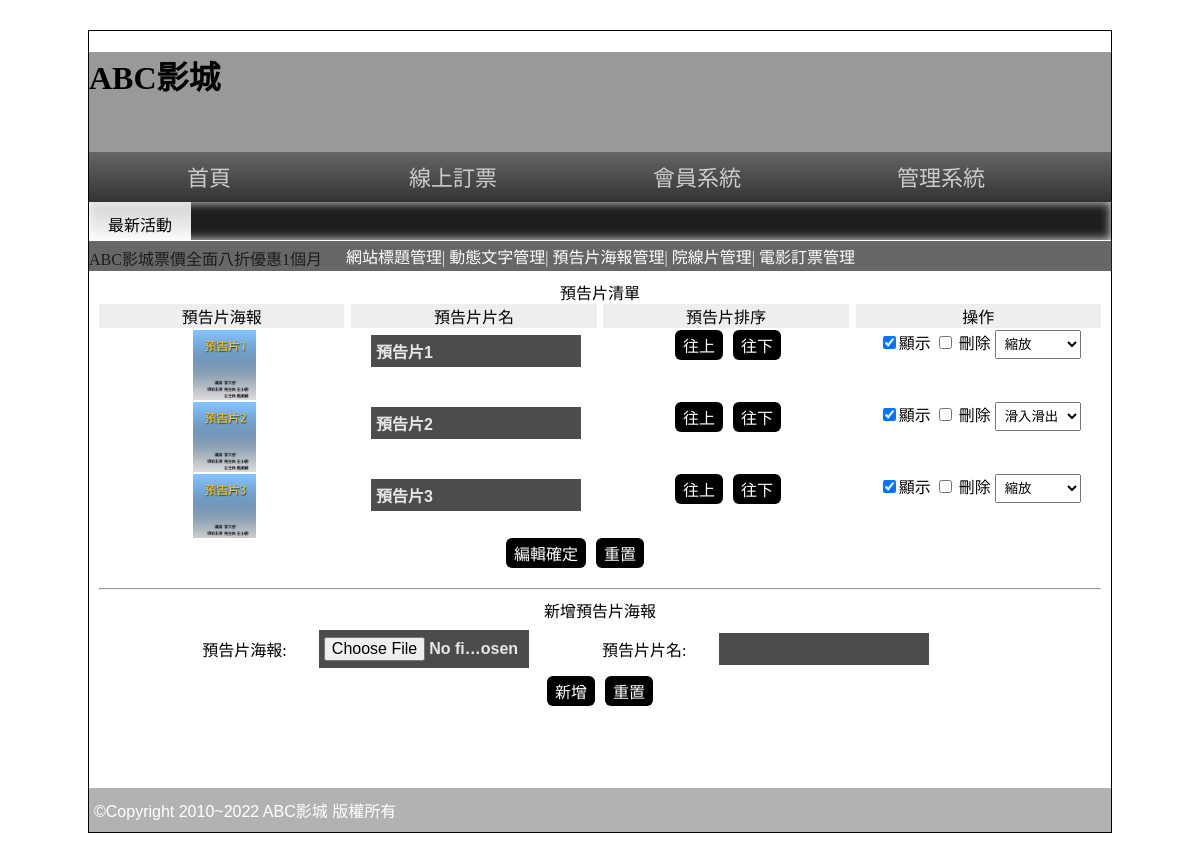
The app's page /back.php?do=poster (signed in), older data.
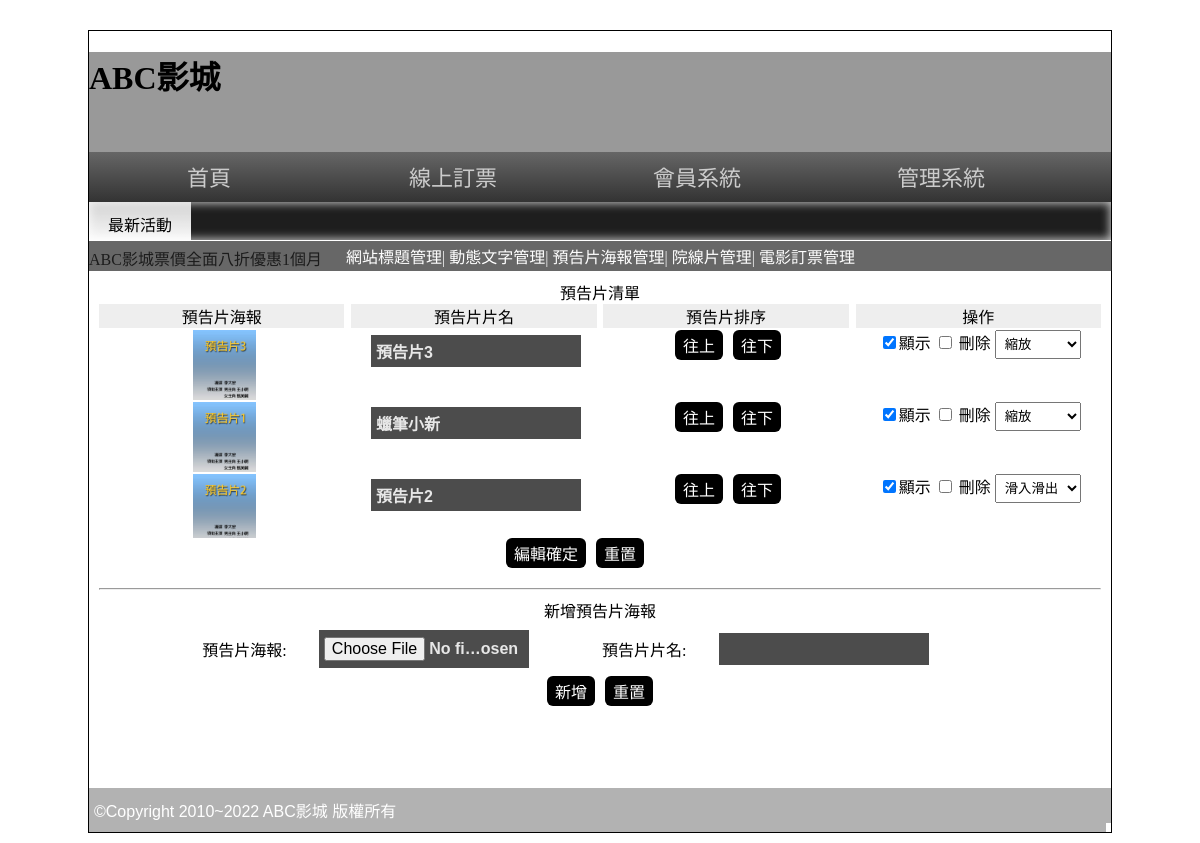
The same page, newer data.
### tables this page shows
CREATE TABLE `poster` (
  `id` int(11) UNSIGNED NOT NULL,
  `img` varchar(128) NOT NULL,
  `name` varchar(32) NOT NULL,
  `rank` int(11) UNSIGNED NOT NULL,
  `sh` int(1) UNSIGNED NOT NULL,
  `ani` int(1) UNSIGNED NOT NULL
);

### base.php (called while the page is built, shortened)
<?php
class DB{
    protected $table;
    protected $dsn="mysql:host=localhost;charset=utf8;dbname=db24_3";
    protected $pdo;
function __construct($table){
    $this->table=$table;
    $this->pdo=new PDO($this->dsn,'root','');
}
function all(...$arg){
    $sql="SELECT * FROM $this->table ";
    if(isset($arg[0])){
        if(is_array($arg[0])){
            foreach($arg[0] as $key => $val){
                $tmp[]="`$key`='$val'";
            }
            $sql.=" WHERE " . join(" AND ",$tmp);
        }else{
            $sql.= $arg[0];
        }
    }
    return $this->pdo->query($sql)->fetchAll(PDO::FETCH_ASSOC);
}
}
$Poster= new DB('poster');
?>

### back/poster.php (the view, shortened to what this page needs)
<div style="height: 300px;">
<div class="ct">預告片清單</div>
<div class="" style="width:100%; display:flex; justify-content:space-between;">
<div style="width:24.5%; text-align:center; background:#eee">預告片海報</div>
<div style="width:24.5%; text-align:center; background:#eee">預告片片名</div>
<div style="width:24.5%; text-align:center; background:#eee">預告片排序</div>
<div style="width:24.5%; text-align:center; background:#eee">操作</div>
</div>
<form action="./api/edit_poster.php" method="post">
<div style="width:100%; height:210px; overflow:auto">
<?php
$rows=$Poster->all(" order by rank");
foreach($rows as $key => $row){
    $prev=(isset($rows[$key-1]))?$rows[$key-1]['id']:$row['id'];
    $next=(isset($rows[$key+1]))?$rows[$key+1]['id']:$row['id'];
?>
<div style="width:100%; display:flex; justify-content:space-between;margin:2px 2px">
    <div style="width:24.6%" class="ct">
        <img src="./upload/<?=$row['img'];?>" style="height:70px;">
    </div>
    <div style="width:24.6%" class="ct">
        <input type="text" name="name[]" value="<?=$row['name'];?>"></div>
    <div style="width:24.6%" class="ct">
        <button class="btn" type="button" data-id="<?=$row['id']."-".$prev;?>">往上</button>
        <button class="btn" type="button" data-id="<?=$row['id']."-".$next;?>">往下</button>
    </div>
    <div style="width:24.6%" class="ct">
        <input type="checkbox" name="sh[]" value="<?=$row['id'];?>" <?=$row['sh']==1?'checked':'';?>>顯示
        <input type="checkbox" name="del[]" value="<?=$row['id'];?>"> 刪除
        <select name="ani[]">
            <option value="2" <?=$row['ani']==2?'selected':'';?>>滑入滑出</option>
            <option value="3" <?=$row['ani']==3?'selected':'';?>>縮放</option>
        </select>
    </div>
</div>
<?php
}
?>
</div>
<div class="ct" style="width: 95%;">
    <input type="submit" value="編輯確定">
   <input type="reset" value="重置" >
</div>
</form>
</div>
<hr>
<div style="height: 180px;">
<div class="ct">新增預告片海報</div>
<form action="./api/add_poster.php" method="post" enctype="multipart/form-data">
    <table style="width:80%;margin:auto">
        <tr>
            <td>預告片海報:</td>
            <td><input type="file" name="img" id=""></td>
            <td>預告片片名:</td>
            <td><input type="text" name="name" id=""></td>
        </tr>
    </table>
    <div class="ct">
        <input type="submit" value="新增">
        <input type="reset" value="重置">
    </div>
</form>
</div>

Row changes from the older to the newer data that the page shows:
changed poster "預告片3": moves up the list
changed poster: name "預告片1" → "蠟筆小新"
